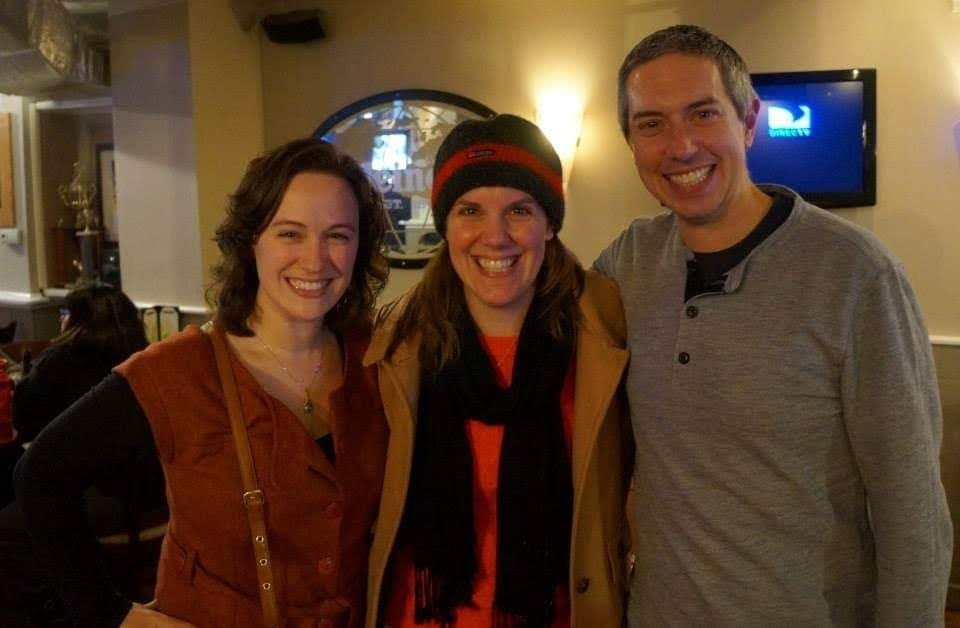
#> input picture media_backups/backup_20260906_163011/raw_sources/allison_williams__orig_media__1788717433.jpg, 960 x 628 px, found by its file name
$ python cv_auto_calibrate.py
#> lines starting #> are read from the running program, lines starting #| are printed output that depends on the picture
#!/usr/bin/env python3
import os
import re
import json
import cv2
import sys
from PIL import Image

MANIFEST_PATH = 'headshots_manifest.json'
RECALIBRATE_SCRIPT = 'scripts/recalibrate_with_opencv.py'

def detect_face(image_path):
    img = cv2.imread(image_path)
#> img is the input picture: shape (628, 960, 3); mean B, G, R 41.5, 61.9, 87.3
    if img is None:
        return None

    gray = cv2.cvtColor(img, cv2.COLOR_BGR2GRAY)
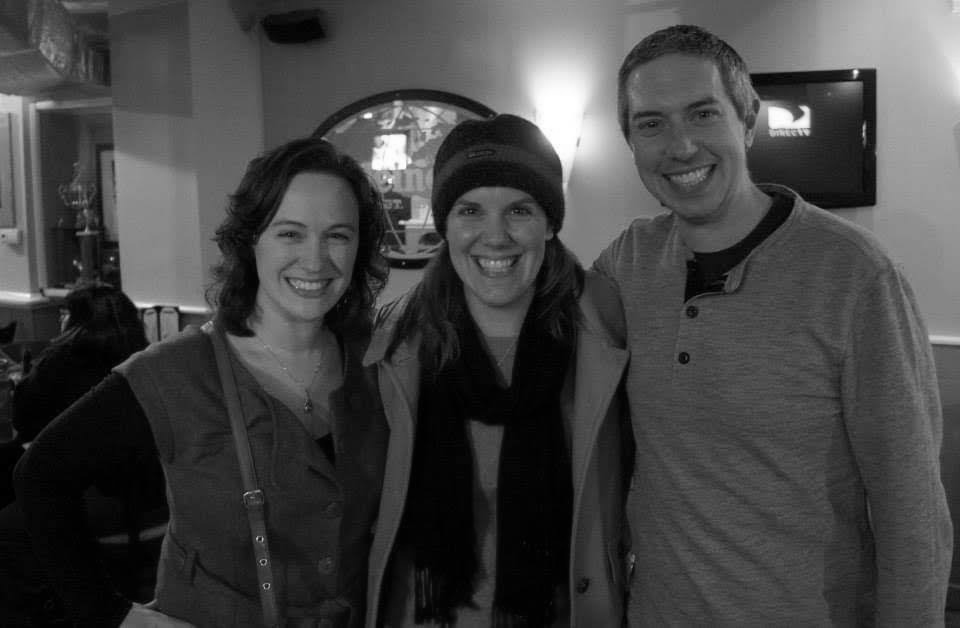
#> gray: shape (628, 960); min 0, max 255, mean 67.2
    face_cascade = cv2.CascadeClassifier(cv2.data.haarcascades + 'haarcascade_frontalface_default.xml')
    faces = face_cascade.detectMultiScale(gray, scaleFactor=1.1, minNeighbors=5, minSize=(50, 50))
#> faces = [[435, 171, 120, 120], [251, 188, 121, 121], [606, 66, 138, 138]]

    if len(faces) == 0:
        return None

    # Get the largest face
    faces = sorted(faces, key=lambda x: x[2]*x[3], reverse=True)
#> faces = [[606, 66, 138, 138], [251, 188, 121, 121], [435, 171, 120, 120]]
    x, y, w, h = faces[0]
#> x = 606; y = 66; w = 138; h = 138

    img_h, img_w = img.shape[:2]
#> img_h = 628; img_w = 960

    cx = x + w / 2.0
#> cx = 675
    cy = y + h / 2.0
#> cy = 135

    cx_pct = cx / img_w
#> cx_pct = 0.703
    cy_pct = cy / img_h
#> cy_pct = 0.215
    face_h_px = h
#> face_h_px = 138

    return cx_pct, cy_pct, face_h_px

def main():
    if not os.path.exists(RECALIBRATE_SCRIPT):
        print("recalibrate script not found")
        sys.exit(1)

    with open(RECALIBRATE_SCRIPT, 'r', encoding='utf-8') as f:
        content = f.read()

    # Extract GUEST_CALIBRATION_SPECS
    # This is a bit tricky, let's just parse the python dict from the file or use regex.
    # Alternatively, import it.
    sys.path.insert(0, os.path.dirname(RECALIBRATE_SCRIPT) or '.')
    try:
        import recalibrate_with_opencv as rc
        specs = rc.GUEST_CALIBRATION_SPECS
    except Exception as e:
        print("Failed to import specs:", e)
        sys.exit(1)

    updated_specs = {}

    for guest, spec in specs.items():
        raw_source = spec.get('raw_source')
        if not os.path.exists(raw_source):
            updated_specs[guest] = spec
            continue

        res = detect_face(raw_source)
#> res = (0.703, 0.215, 138)
        if res:
            cx_pct, cy_pct, face_h_px = res
#> cx_pct = 0.703; cy_pct = 0.215; face_h_px = 138
            # Keep allow_subcrop if it was there
            new_spec = {
                "raw_source": raw_source,
                "cx_pct": round(cx_pct, 3),
                "cy_pct": round(cy_pct, 3),
                "face_h_px": int(face_h_px)
            }
            if spec.get("allow_subcrop"):
                new_spec["allow_subcrop"] = True
            updated_specs[guest] = new_spec
        else:
            updated_specs[guest] = spec # keep old if failed
#> pass 2 of the loop in main, `for guest, spec in specs.items():`:
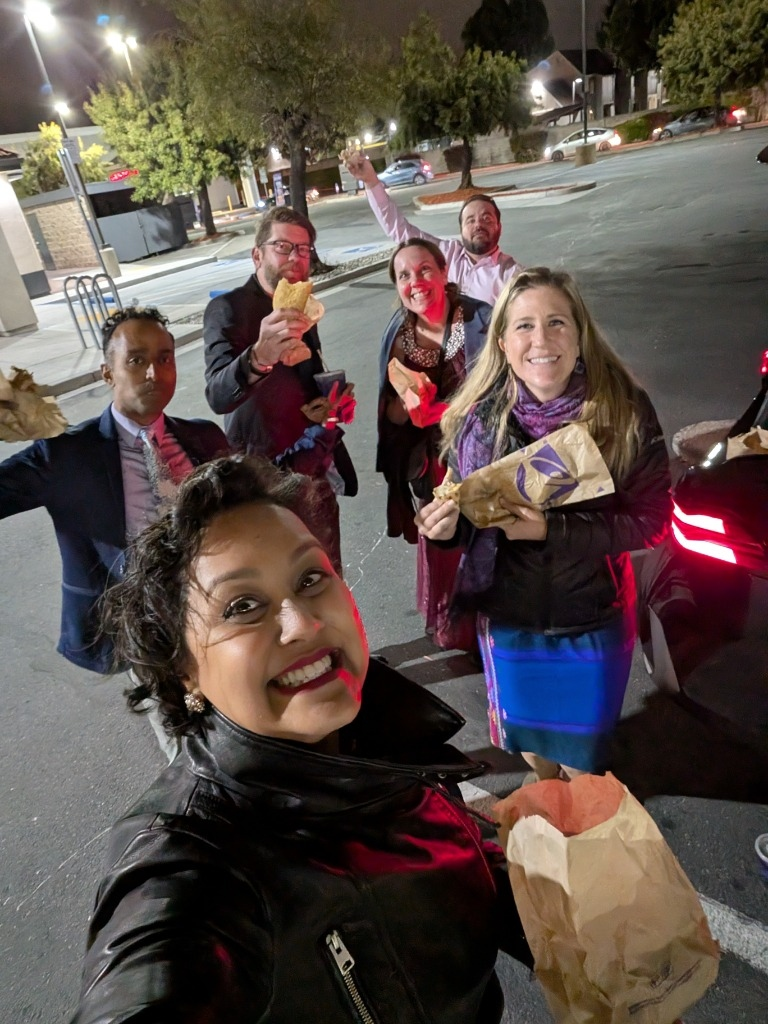
#> input picture raw_sources/ashley_prichard__orig_media__1788718218.jpg, 768 x 1024 px, found by its file name
#> in detect_face, img is the input picture: shape (1024, 768, 3); mean B, G, R 74.1, 79.3, 91.3
#> in detect_face (call 2), `gray = cv2.cvtColor(img, cv2.COLOR_BGR2GRAY)`:
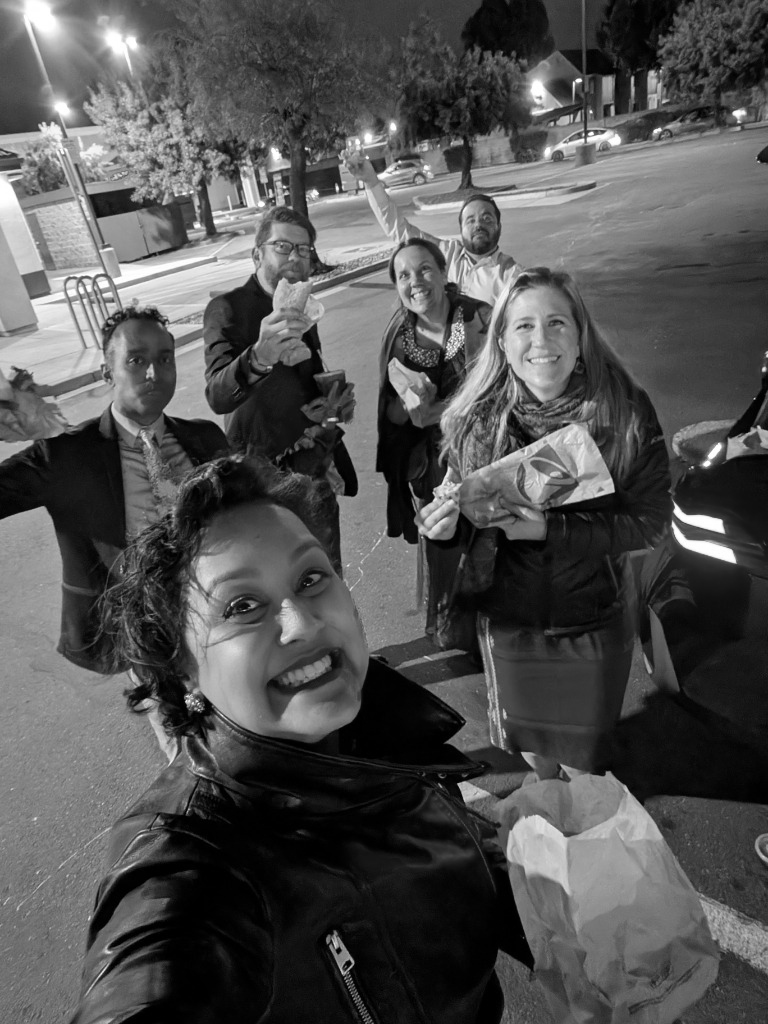
#> gray: shape (1024, 768); min 0, max 255, mean 82.3
#> in detect_face (call 2), `faces = face_cascade.detectMultiScale(gray, scaleFactor=1.1, minNeighb..`: faces = [[384, 248, 61, 61], [258, 225, 60, 60], [496, 292, 86, 86], [114, 334, 74, 74], [178, 512, 223, 223]]
#> in detect_face (call 2), `faces = sorted(faces, key=lambda x: x[2]*x[3], reverse=True)`: faces = [[178, 512, 223, 223], [496, 292, 86, 86], [114, 334, 74, 74], [384, 248, 61, 61], [258, 225, 60, 60]]
#> x = 178; y = 512; w = 223
#> cx = 289.5
#> cy = 623.5
#> in detect_face (call 2), `cx_pct = cx / img_w`: cx_pct = 0.377
#> in detect_face (call 2), `cy_pct = cy / img_h`: cy_pct = 0.609
#> in detect_face (call 2), `face_h_px = h`: face_h_px = 223
#> res = (0.377, 0.609, 223)
#> in main, `cx_pct, cy_pct, face_h_px = res`: cx_pct = 0.377; cy_pct = 0.609; face_h_px = 223
#> pass 3 of the loop in main, `for guest, spec in specs.items():`:
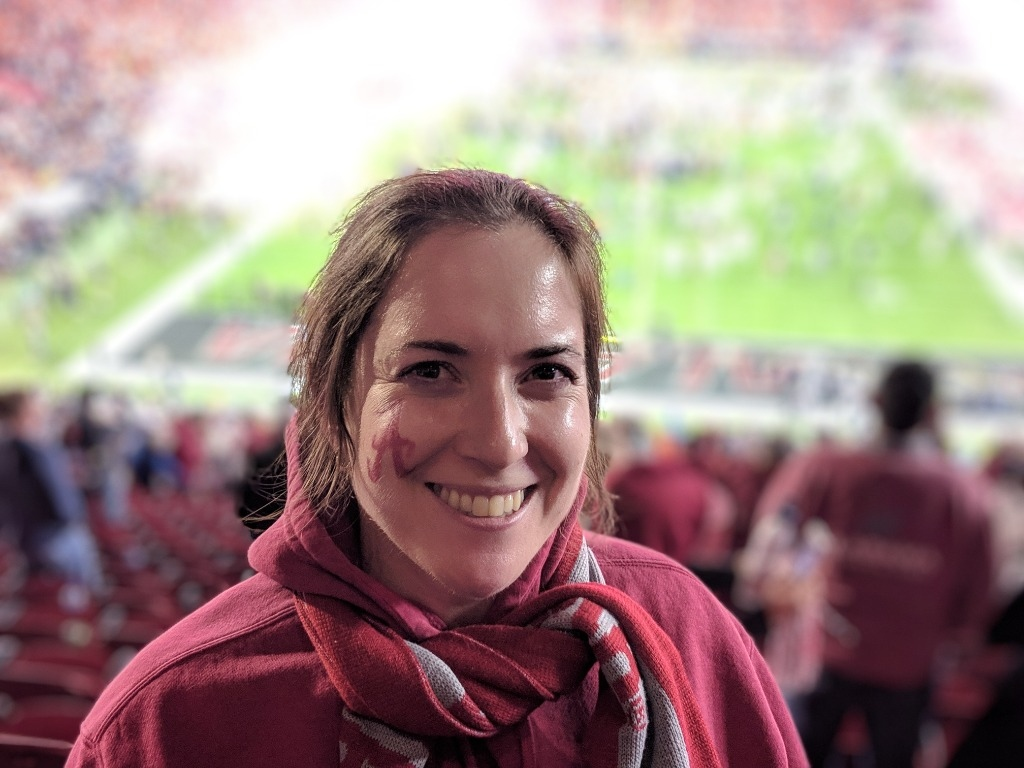
#> input picture media_backups/master_archive/raw_sources/becky_spohr__orig_media__1788715730.jpg, 1024 x 768 px, found by its file name
#> in detect_face, img is the input picture: shape (768, 1024, 3); mean B, G, R 131.5, 137, 159.4
#> in detect_face (call 3), `gray = cv2.cvtColor(img, cv2.COLOR_BGR2GRAY)`:
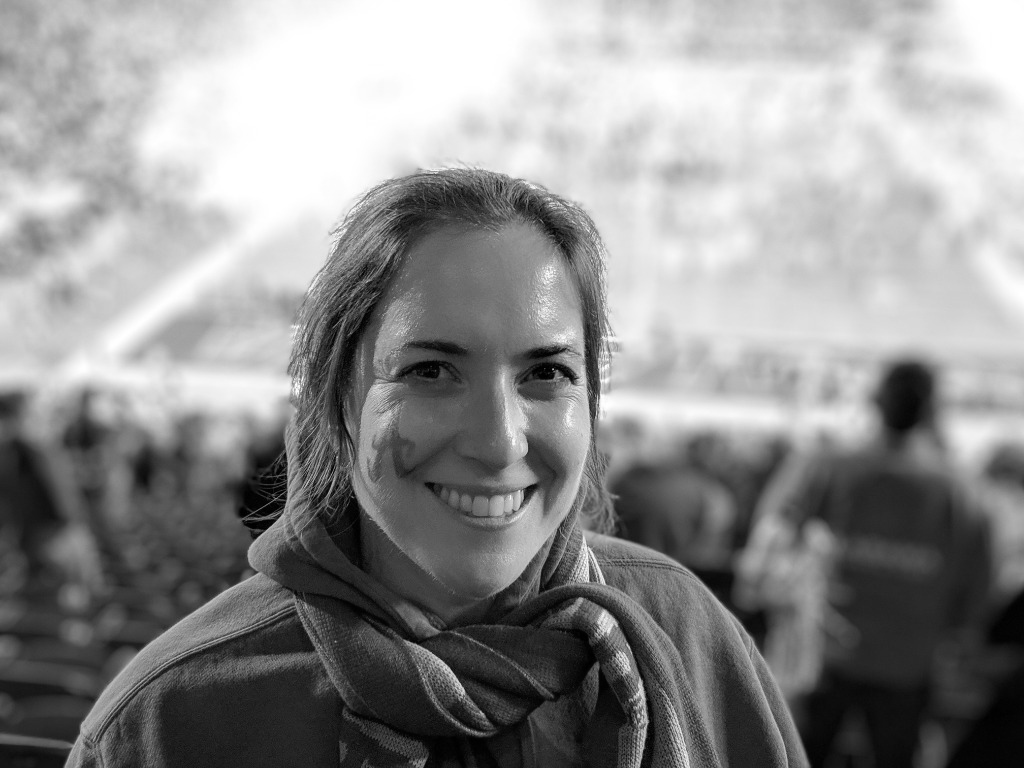
#> gray: shape (768, 1024); min 0, max 255, mean 143.1
#> in detect_face (call 3), `faces = face_cascade.detectMultiScale(gray, scaleFactor=1.1, minNeighb..`: faces = [[336, 255, 303, 303]]
#> x = 336; y = 255; w = 303
#> cx = 487.5
#> cy = 406.5
#> in detect_face (call 3), `cx_pct = cx / img_w`: cx_pct = 0.476
#> in detect_face (call 3), `cy_pct = cy / img_h`: cy_pct = 0.529
#> in detect_face (call 3), `face_h_px = h`: face_h_px = 303
#> res = (0.476, 0.529, 303)
#> in main, `cx_pct, cy_pct, face_h_px = res`: cx_pct = 0.476; cy_pct = 0.529; face_h_px = 303
#> the loop made 58 passes; the first 3 are shown

    # Now rewrite GUEST_CALIBRATION_SPECS in the file
    dict_str = "GUEST_CALIBRATION_SPECS = {\n"
    for idx, (g, s) in enumerate(updated_specs.items()):
        sub = ', "allow_subcrop": True' if s.get('allow_subcrop') else ''
        line = f'    "{g}": {{"raw_source": "{s["raw_source"]}", "cx_pct": {s["cx_pct"]:.3f}, "cy_pct": {s["cy_pct"]:.3f}, "face_h_px": {s["face_h_px"]}{sub}}}'
        if idx < len(updated_specs) - 1:
            line += ",\n"
        else:
            line += "\n"
        dict_str += line
#> this loop made 58 passes
#> (g, sub) on passes 1 to 12: ('allison_williams', ''), ('ashley_prichard', ''), ('becky_spohr', ''), ('brian_kim', ''), ('chuck_tempest', ''), ('george_sun', ''), ('james_freedman', ', "allow_subcrop": True'), ('jason_mcmullan', ''), ('jesse_lindenberger_schutz', ''), ('jessi_mcmullan', ''), ('jim_merizio', ''), ('krista_kobeski', ', "allow_subcrop": True')
    dict_str += "}\n"

    # Replace in file
    pattern = r"GUEST_CALIBRATION_SPECS = \{.*?\n\}"
    new_content = re.sub(pattern, dict_str, content, flags=re.DOTALL)

    with open(RECALIBRATE_SCRIPT, 'w', encoding='utf-8') as f:
        f.write(new_content)

    print("Updated GUEST_CALIBRATION_SPECS.")

    # Also update manifest?
    if os.path.exists(MANIFEST_PATH):
        with open(MANIFEST_PATH, 'r') as f:
            manifest = json.load(f)

        for g, s in updated_specs.items():
            if g in manifest.get('guests', {}):
                manifest['guests'][g]['cx_pct'] = s['cx_pct']
                manifest['guests'][g]['cy_pct'] = s['cy_pct']
                manifest['guests'][g]['face_h_px'] = s['face_h_px']

        with open(MANIFEST_PATH, 'w') as f:
            json.dump(manifest, f, indent=2)

if __name__ == '__main__':
    main()
